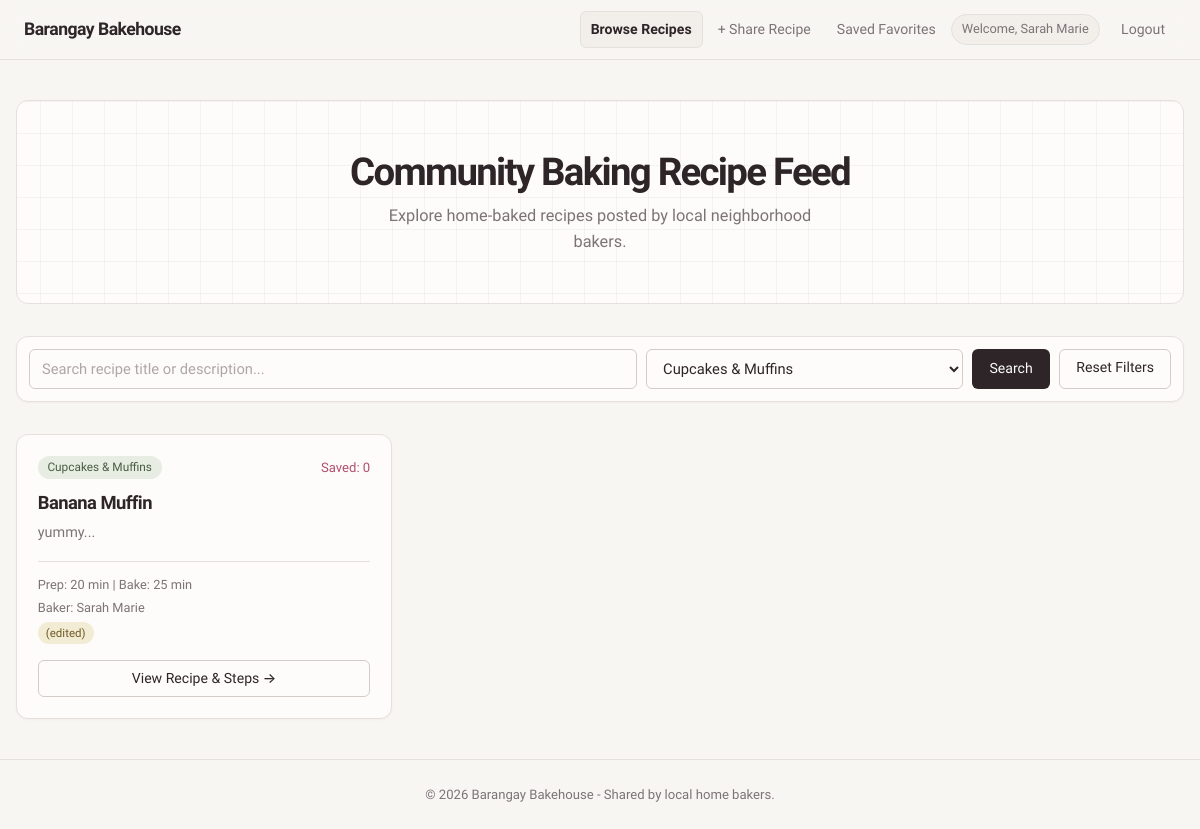
The page /index.php?category=6 (signed in) on the database its author committed.
### tables this page shows
CREATE TABLE `recipes` (
  `id` int(11) NOT NULL,
  `user_id` int(11) NOT NULL,
  `category_id` int(11) NOT NULL,
  `title` varchar(150) NOT NULL,
  `description` text NOT NULL,
  `servings` int(11) NOT NULL DEFAULT 4,
  `prep_time` int(11) NOT NULL DEFAULT 15,
  `bake_time` int(11) NOT NULL DEFAULT 30,
  `instructions` text NOT NULL,
  `created_at` timestamp NOT NULL DEFAULT current_timestamp(),
  `updated_at` timestamp NOT NULL DEFAULT current_timestamp() ON UPDATE current_timestamp()
);

CREATE TABLE `categories` (
  `id` int(11) NOT NULL,
  `name` varchar(50) NOT NULL,
  `description` text DEFAULT NULL,
  `created_at` timestamp NOT NULL DEFAULT current_timestamp()
);

### db.php (called while the page is built, shortened)
<?php
function sanitize($data) {
    return htmlspecialchars(trim($data), ENT_QUOTES, 'UTF-8');
}
?>

### index.php (the view, shortened to what this page needs)
<?php
require_once 'db.php';
$catStmt = $pdo->query("SELECT * FROM categories ORDER BY name ASC");
$categories = $catStmt->fetchAll();
$searchKeyword = sanitize($_GET['search'] ?? '');
$selectedCat   = (int)($_GET['category'] ?? 0);
$sql = "SELECT r.*, c.name AS category_name, CONCAT(u.first_name, ' ', u.last_name) AS author_name,
        (SELECT COUNT(*) FROM favorites f WHERE f.recipe_id = r.id) AS fav_count
        FROM recipes r
        JOIN categories c ON r.category_id = c.id
        JOIN users u ON r.user_id = u.id
        WHERE 1=1";
$params = [];
if ($selectedCat > 0) {
    $sql .= " AND r.category_id = ?";
    $params[] = $selectedCat;
}
$sql .= " ORDER BY r.created_at DESC";
$recipeStmt = $pdo->prepare($sql);
$recipeStmt->execute($params);
$recipes = $recipeStmt->fetchAll();
?>
<!DOCTYPE html>
<html lang="en">
<head>
    <link rel="stylesheet" href="assets/css/style.css">
</head>
<body>
<?php require_once 'nav.php'; ?>
<main class="main-wrapper">
    <div class="hero-banner">
        <h1>Community Baking Recipe Feed</h1>
        <p>Explore home-baked recipes posted by local neighborhood bakers.</p>
    </div>
    <section class="filter-section">
        <form method="GET" action="index.php" class="search-form">
            <input type="text" name="search" value="<?= $searchKeyword ?>" placeholder="Search recipe title or description...">
            <select name="category">
                <?php foreach ($categories as $cat): ?>
                    <option value="<?= $cat['id'] ?>" <?= $selectedCat == $cat['id'] ? 'selected' : '' ?>>
                        <?= sanitize($cat['name']) ?>
                    </option>
                <?php endforeach; ?>
            </select>
            <button type="submit" class="btn btn-primary">Search</button>
            <?php if ($searchKeyword || $selectedCat): ?>
                <a href="index.php" class="btn btn-secondary">Reset Filters</a>
            <?php endif; ?>
        </form>
    </section>
    <section class="recipe-grid">
        <?php if (empty($recipes)): ?>
            <div class="empty-state">
                <p>No baking recipes found. Try another search or <a href="create_recipe.php">post a recipe</a>.</p>
            </div>
        <?php else: ?>
            <?php foreach ($recipes as $r): ?>
                <div class="recipe-card">
                    <div class="card-header">
                        <span class="category-badge"><?= sanitize($r['category_name']) ?></span>
                        <span class="fav-count">Saved: <?= $r['fav_count'] ?></span>
                    </div>
                    <h3><a href="recipe_detail.php?id=<?= $r['id'] ?>"><?= sanitize($r['title']) ?></a></h3>
                    <p class="description"><?= sanitize(substr($r['description'], 0, 110)) ?>...</p>
                    <div class="meta-info">
                        <span>Prep: <?= $r['prep_time'] ?> min | Bake: <?= $r['bake_time'] ?> min</span>
                        <span>Baker: <?= sanitize($r['author_name']) ?></span>
                        <?php if ($r['updated_at'] > $r['created_at']): ?>
                            <span class="edited-tag">(edited)</span>
                        <?php endif; ?>
                    </div>
                    <a href="recipe_detail.php?id=<?= $r['id'] ?>" class="btn btn-outline">View Recipe & Steps &rarr;</a>
                </div>
            <?php endforeach; ?>
        <?php endif; ?>
    </section>
</main>
<footer class="footer">
    <p>&copy; <?= date('Y') ?> Barangay Bakehouse - Shared by local home bakers.</p>
</footer>
</body>
</html>

### rows shown on the page
recipes: category.name "Cupcakes & Muffins", fav_count "0", title "Banana Muffin", description "yummy", prep_time "20", bake_time "25", author_name "Sarah Marie", shows "(edited)"

### other values the page prints
$userName "Sarah Marie"
form field category "Cupcakes & Muffins"
